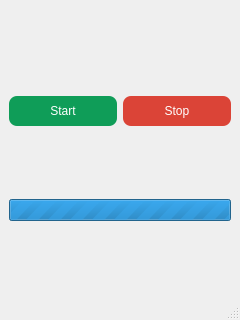
<?xml version="1.0" encoding="UTF-8"?>
<ui version="4.0">
 <class>MainWindow</class>
 <widget class="QMainWindow" name="MainWindow">
  <property name="geometry">
   <rect>
    <x>0</x>
    <y>0</y>
    <width>240</width>
    <height>320</height>
   </rect>
  </property>
  <property name="windowTitle">
   <string>Puzzle15-AI</string>
  </property>
  <widget class="QWidget" name="centralwidget">
   <layout class="QVBoxLayout" name="verticalLayout">
    <item>
     <layout class="QGridLayout" name="gridLayout">
      <property name="sizeConstraint">
       <enum>QLayout::SetMaximumSize</enum>
      </property>
     </layout>
    </item>
    <item>
     <spacer name="horizontalSpacer">
      <property name="orientation">
       <enum>Qt::Horizontal</enum>
      </property>
      <property name="sizeHint" stdset="0">
       <size>
        <width>40</width>
        <height>20</height>
       </size>
      </property>
     </spacer>
    </item>
    <item>
     <layout class="QHBoxLayout" name="horizontalLayout">
      <item>
       <widget class="QPushButton" name="btn_start">
        <property name="sizePolicy">
         <sizepolicy hsizetype="Minimum" vsizetype="Fixed">
          <horstretch>0</horstretch>
          <verstretch>0</verstretch>
         </sizepolicy>
        </property>
        <property name="styleSheet">
         <string notr="true">background-color: rgb(15,157,88);
color: rgb(255, 255, 255);
border-radius: 8px;
padding: 8px;</string>
        </property>
        <property name="text">
         <string>Start</string>
        </property>
       </widget>
      </item>
      <item>
       <widget class="QPushButton" name="btn_stop">
        <property name="sizePolicy">
         <sizepolicy hsizetype="Minimum" vsizetype="Fixed">
          <horstretch>0</horstretch>
          <verstretch>0</verstretch>
         </sizepolicy>
        </property>
        <property name="styleSheet">
         <string notr="true">background-color: rgb(219,68,55);
color: rgb(255, 255, 255);
border-radius: 8px;
padding:8px;</string>
        </property>
        <property name="text">
         <string>Stop</string>
        </property>
       </widget>
      </item>
     </layout>
    </item>
    <item>
     <widget class="QProgressBar" name="progressBar">
      <property name="sizePolicy">
       <sizepolicy hsizetype="Expanding" vsizetype="Fixed">
        <horstretch>0</horstretch>
        <verstretch>0</verstretch>
       </sizepolicy>
      </property>
      <property name="maximum">
       <number>0</number>
      </property>
      <property name="value">
       <number>0</number>
      </property>
      <property name="textVisible">
       <bool>false</bool>
      </property>
      <property name="invertedAppearance">
       <bool>false</bool>
      </property>
     </widget>
    </item>
   </layout>
  </widget>
  <widget class="QMenuBar" name="menubar">
   <property name="geometry">
    <rect>
     <x>0</x>
     <y>0</y>
     <width>240</width>
     <height>22</height>
    </rect>
   </property>
  </widget>
  <widget class="QStatusBar" name="statusbar"/>
 </widget>
 <resources/>
 <connections/>
</ui>
